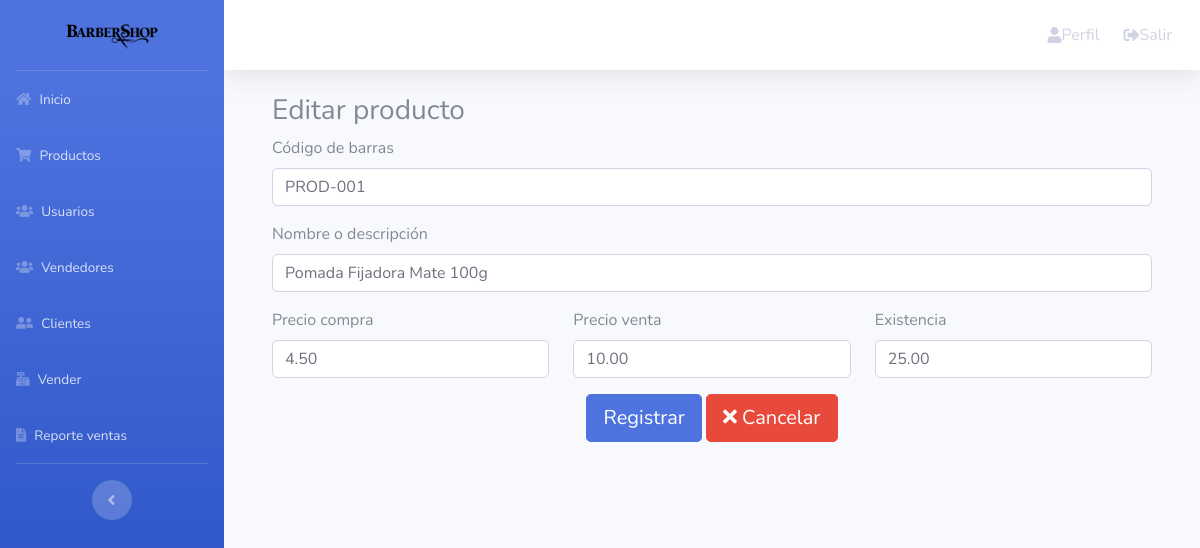
Screenshot of /editar_producto.php?id=1 (signed in) with the database file from the repository.
### tables this page shows
CREATE TABLE `productos` (
  `id` INT AUTO_INCREMENT PRIMARY KEY,
  `codigo` VARCHAR(50) NOT NULL UNIQUE,
  `nombre` VARCHAR(150) NOT NULL,
  `compra` DECIMAL(10, 2) NOT NULL DEFAULT 0.00,
  `venta` DECIMAL(10, 2) NOT NULL DEFAULT 0.00,
  `existencia` DECIMAL(10, 2) NOT NULL DEFAULT 0.00,
  INDEX `idx_producto_codigo` (`codigo`),
  INDEX `idx_producto_nombre` (`nombre`)
);

### funciones.php (called while the page is built, shortened)
<?php
function obtenerProductoPorId($id){
    $sentencia = "SELECT * FROM productos WHERE id = ?";
    return select($sentencia, [$id])[0];
}
function select($sentencia, $parametros = []){
    $bd = conectarBaseDatos();
    $respuesta = $bd->prepare($sentencia);
    $respuesta->execute($parametros);
    return $respuesta->fetchAll();
}
function conectarBaseDatos() {
    $host = defined('DB_HOST') ? DB_HOST : (getenv('DB_HOST') ?: 'localhost');
    $db   = defined('DB_NAME') ? DB_NAME : (getenv('DB_NAME') ?: 'ventas_php');
    $user = defined('DB_USER') ? DB_USER : (getenv('DB_USER') ?: 'root');
    $pass = defined('DB_PASS') ? DB_PASS : (getenv('DB_PASS') !== false ? getenv('DB_PASS') : '');
    $charset = defined('DB_CHARSET') ? DB_CHARSET : (getenv('DB_CHARSET') ?: 'utf8mb4');
    $options = [
        \PDO::ATTR_ERRMODE            => \PDO::ERRMODE_EXCEPTION,
        \PDO::ATTR_DEFAULT_FETCH_MODE => \PDO::FETCH_OBJ,
        \PDO::ATTR_EMULATE_PREPARES   => false,
    ];
    $dsn = "mysql:host=$host;dbname=$db;charset=$charset";
    try {
        $pdo = new \PDO($dsn, $user, $pass, $options);
        return $pdo;
    } catch (\PDOException $e) {
        throw new \PDOException($e->getMessage(), (int)$e->getCode());
    }
}

### editar_producto.php (the view, shortened to what this page needs)
<?php
include_once "encabezado.php";
include "navbar.php";
$id = $_GET['id'];
include_once "funciones.php";
$producto = obtenerProductoPorId($id);
?>
<div class="container">
    <h3>Editar producto</h3>
    <form method="post">
        <div class="mb-3">
            <label for="codigo" class="form-label">Código de barras</label>
            <input type="text" name="codigo" class="form-control" value="<?php echo $producto->codigo;?>" id="codigo" placeholder="Escribe el código de barras del producto">
        </div>
        <div class="mb-3">
            <label for="nombre" class="form-label">Nombre o descripción</label>
            <input type="text" name="nombre" class="form-control" value="<?php echo $producto->nombre;?>" id="nombre" placeholder="Ej. Papas">
        </div>
        <div class="row">
            <div class="col">
                <label for="compra" class="form-label">Precio compra</label>
                <input type="number" name="compra" step="any" value="<?php echo $producto->compra;?>" id="compra" class="form-control" placeholder="Precio de compra" aria-label="">
            </div>
            <div class="col">
                <label for="venta" class="form-label">Precio venta</label>
                <input type="number" name="venta" step="any" value="<?php echo $producto->venta;?>" id="venta" class="form-control" placeholder="Precio de venta" aria-label="">
            </div>
            <div class="col">
                <label for="existencia" class="form-label">Existencia</label>
                <input type="number" name="existencia" step="any" value="<?php echo $producto->existencia;?>" id="existencia" class="form-control" placeholder="Existencia" aria-label="">
            </div>
        </div>
        <div class="text-center mt-3">
            <input type="submit" name="registrar" value="Registrar" class="btn btn-primary btn-lg">
            <a href="productos.php" class="btn btn-danger btn-lg">
                <i class="fa fa-times"></i>
                Cancelar
            </a>
        </div>
    </form>
</div>

### rows the page displays
productos: codigo "PROD-001", nombre "Pomada Fijadora Mate 100g", compra "4.50", venta "10.00", existencia "25.00"
